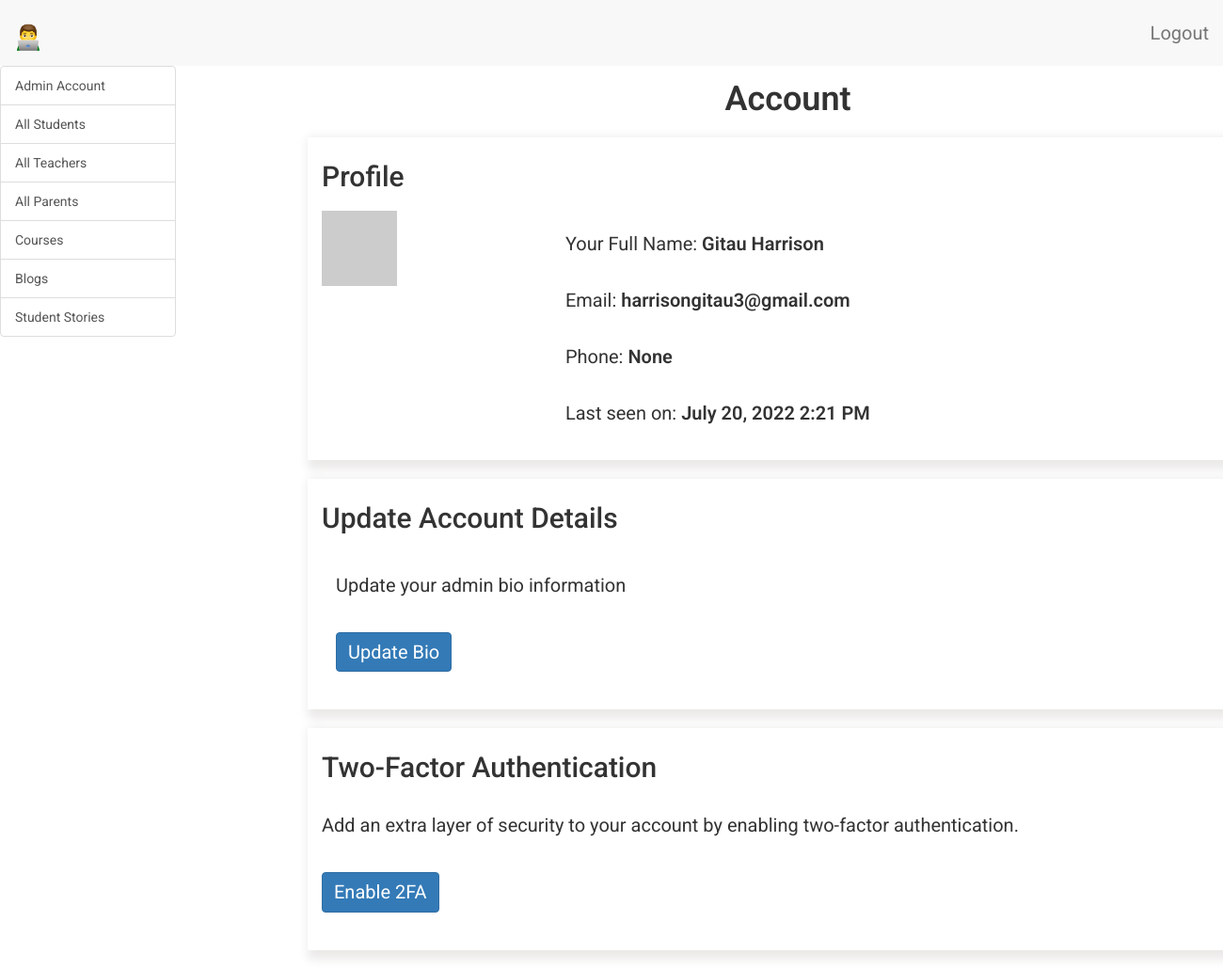
Before: /admin/dashboard/Gitau Harrison/account (signed in) with the older database file.
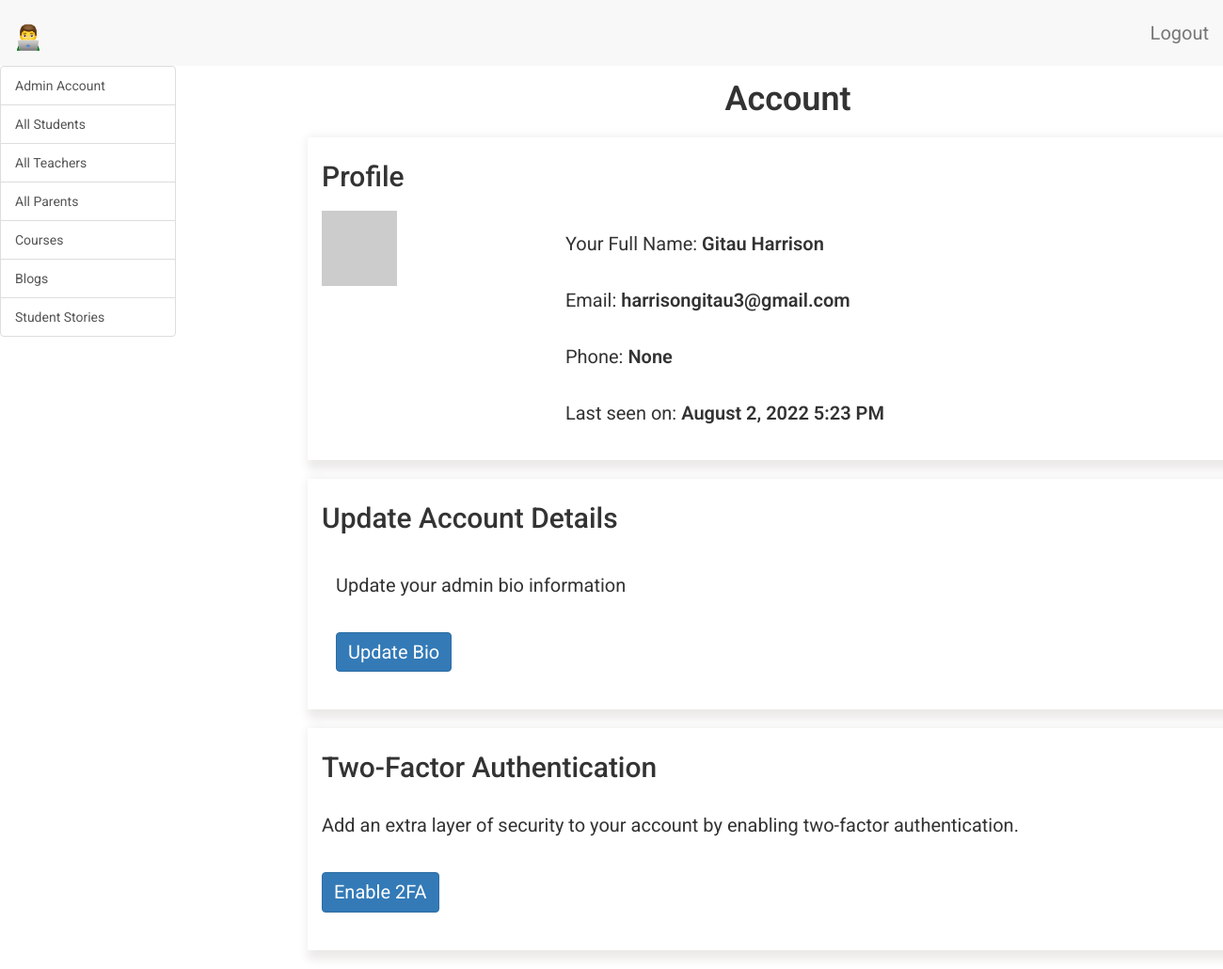
After: the same page with the newer database file.
### app/models.py (models this page shows, shortened)
class Admin(UserMixin, db.Model):
    __tablename__ = 'admin'
    id = db.Column(db.Integer, primary_key=True)
    admin_full_name = db.Column(db.String(64), index=True, unique=True)
    admin_email = db.Column(db.String(64), unique=True, index=True)
    admin_phone = db.Column(db.String(64), unique=True, index=True)
    admin_last_seen = db.Column(db.DateTime, default=datetime.utcnow)
    admin_about_me = db.Column(db.String(140))
    admin_password_hash = db.Column(db.String(128))
    courses = db.relationship(
        'Courses', backref='author', lazy='dynamic')
    flask_student_stories = db.relationship(
        'FlaskStudentStories', backref='author', lazy='dynamic')
    def avatar_admin(self, size):
        digest = md5(self.admin_email.lower().encode('utf-8')).hexdigest()
        return 'https://www.gravatar.com/avatar/{}?d=identicon&s={}'.format(
            digest, size)
    def two_factor_admin_enabled(self):
        return self.admin_phone is not None

### app/admin/routes.py (the view)
@bp.route('/dashboard/<admin_full_name>/account')
@login_required
def dashboard_account(admin_full_name):
    admin = Admin.query.filter_by(admin_full_name=admin_full_name).first()
    return render_template('admin/account.html', title='Account', admin=admin)

### app/admin/routes.py (called while the page is built)
@bp.before_request
def before_request():
    if current_user.is_authenticated:
        current_user.admin_last_seen = datetime.utcnow()
        db.session.commit()

### app/models.py (called while the page is built)
@login.user_loader
def load_user(id):
    admin = Admin.query.get(int(id))
    teacher = Teacher.query.get(int(id))
    student = Student.query.get(int(id))
    parent = Parent.query.get(int(id))
    if admin:
        return admin
    elif teacher:
        return teacher
    elif student:
        return student
    elif parent:
        return parent
    else:
        return None

### app/templates/admin/account.html (shortened to what this page needs)
{% extends 'base.html' %}
{% block admin_app_content %}
    <div class="row">
        <div class="col-sm-12">
        </div>
    </div>
    <div class="row text-center">
        <div class="col-sm-12 admin-content-title">
            <h1>{{ title }}</h1>
        </div>
    </div>
    <div id="account" class="tabcontent">
        <div class="row">
            <div class="row profile">
                <div class="col-sm-12">
                    <h2>Profile</h2>
                    <div class="row">
                        <div class="col-sm-3">
                            <img src=" {{ current_user.avatar_admin(128) }} ">
                        </div>
                        <div class="col-sm-9">
                            <p>
                                Your Full Name: <span style="font-weight: 600;">{{ current_user.admin_full_name }}</span>
                            </p>
                            <p>
                                Email: <span style="font-weight: 600;">{{ current_user.admin_email }}</span>
                            </p>
                            <p>
                                Phone: <span style="font-weight: 600;">{{ current_user.admin_phone }}</span>
                            </p>
                            {% if current_user.admin_last_seen %}
                                <p>
                                    Last seen on: <span style="font-weight: 600;">{{ moment(current_user.admin_last_seen).format('LLL') }}</span>
                                </p>
                            {% endif %}
                        </div>
                    </div>
                </div>
            </div>
            <div class="row update-account">
                <div class="col-sm-12">
                    <h2>Update Account Details</h2>
                    <div class="col-sm-12">
                        <p>
                            Update your admin bio information <br>
                        </p>
                        <p>
                            <a href=" {{ url_for('admin.edit_profile_admin', admin_full_name=admin.admin_full_name) }} " class="btn btn-primary">Update Bio</a>
                        </p>
                    </div>
                </div>
            </div>
            <div class="row two-factor-auth">
                <div class="col-sm-12">
                    <h2>Two-Factor Authentication</h2>
                    <p>
                        Add an extra layer of security to your account by enabling two-factor authentication.
                    </p>
                    {% if not current_user.two_factor_admin_enabled() %}
                        <p>
                            <a href=" {{ url_for('auth.enable_2fa_admin', admin_full_name=admin.admin_full_name) }} " class="btn btn-primary">
                                Enable 2FA
                            </a>
                        </p>
                    {% else %}
                        <p>
                            <a href=" {{ url_for('auth.disable_2fa_admin', admin_full_name=admin.admin_full_name) }} " class="btn btn-primary">
                                Disable 2FA
                            </a>
                        </p>
                    {% endif %}
                </div>
            </div>
        </div>
    </div>
{% endblock %}

### app/templates/base.html (shortened to what this page needs)
{% extends 'bootstrap/base.html' %}
{% block head %}
    {{ super() }}
    <link rel="stylesheet" type="text/css" href="https://cdn.datatables.net/1.10.25/css/dataTables.bootstrap5.css">
{% endblock %}
{% block styles %}
    {{ super() }}
    <link type="text/css" rel="stylesheet" href="{{ url_for('static', filename = 'css/main.css') }}">
    <link rel="stylesheet" href="https://cdnjs.cloudflare.com/ajax/libs/intl-tel-input/16.0.4/css/intlTelInput.css">
{% endblock %}
{% block navbar %}
    {% if current_user.is_authenticated %}
        <nav class="navbar-default">
            <div>
                <div class="navbar-header">
                        {% if student %}
                            <a class="navbar-brand" href=" {{ url_for('student.dashboard_enrolled_courses', student_full_name=student.student_full_name) }} ">
                                <img alt="Brand" src="{{ url_for('static', filename = 'images/eLearning.png') }}" width="30" height="30">
                            </a>
                        {% elif parent %}
                            <a class="navbar-brand" href=" {{ url_for('main.dashboard_parent') }} ">
                                <img alt="Brand" src="{{ url_for('static', filename = 'images/eLearning.png') }}" width="30" height="30">
                            </a>
                        {% elif teacher %}
                            <a class="navbar-brand" href=" {{ url_for('teacher.dashboard_account', teacher_full_name=teacher.teacher_full_name) }} ">
                                <img alt="Brand" src="{{ url_for('static', filename = 'images/eLearning.png') }}" width="30" height="30">
                            </a>
                        {% elif admin %}
                            <a class="navbar-brand" href=" {{ url_for('admin.dashboard_account', admin_full_name=admin.admin_full_name) }} ">
                                <img alt="Brand" src="{{ url_for('static', filename = 'images/eLearning.png') }}" width="30" height="30">
                            </a>
                        {% else %}
                            <a class="navbar-brand" href=" {{ url_for('main.anonymous_user') }} ">
                                <img alt="Brand" src="{{ url_for('static', filename = 'images/eLearning.png') }}" width="30" height="30">
                            </a>
                        {% endif %}
                </div>
                <div class="collapse navbar-collapse" id="bs-example-navbar-collapse-1">
                    <ul class="nav navbar-nav navbar-right">
                            {% if student %}
                                <li><a href=" {{ url_for('auth.logout_student') }} ">Logout</a></li>
                            {% elif parent %}
                                <li><a href=" {{ url_for('auth.logout_parent') }} ">Logout</a></li>
                            {% elif teacher %}
                                <li><a href=" {{ url_for('auth.logout_teacher') }} ">Logout</a></li>
                            {% elif admin %}
                                <li><a href=" {{ url_for('auth.logout_admin') }} ">Logout</a></li>
                            {% endif %}
                    </ul>
                </div>
            </div>
        </nav>
    {% endif %}
{% endblock %}
{% block content %}
    {% if current_user.is_authenticated %}
        <div class="tab-content">
            {% if teacher %}
                <div class="row">
                    <div class="col-sm-2 sidebar">
                        <div class="mini-submenu">
                            <span class="icon-bar"></span>
                            <span class="icon-bar"></span>
                            <span class="icon-bar"></span>
                        </div>
                        <div class="list-group">
                            <a href="{{  url_for('teacher.dashboard_account', teacher_full_name=teacher.teacher_full_name)}}" class="list-group-item tablinks" onclick="openCity(event, 'account')" id="defaultOpen">
                                Account
                            </a>
                            <a href="{{ url_for('teacher.view_messages', teacher_full_name=teacher.teacher_full_name) }}" class="list-group-item tablinks" onclick="openCity(event, 'private_messages')">
                                Private Messages
                                {% set new_messages = teacher.new_messages() %}
                                <span id="message_count" class="badge" style="visibility: {% if new_messages %} visible {% else %} hidden {% endif %};">
                                    {{ new_messages }}
                                </span>
                            </a>
                            <a href="{{ url_for('teacher.dashboard_your_students', teacher_full_name=teacher.teacher_full_name) }}" class="list-group-item tablinks" onclick="openCity(event, 'students')">
                                Your Students
                            </a>
                            <a href="{{ url_for('teacher.dashboard_student_community', teacher_full_name=teacher.teacher_full_name) }}" class="list-group-item tablinks" onclick="openCity(event, 'student-community')">
                                Student Community
                            </a>
                            <a href="{{ url_for('teacher.dashboard_explore_teachers', teacher_full_name=teacher.teacher_full_name) }}" class="list-group-item tablinks" onclick="openCity(event, 'explore-teacher-community')">
                                Explore Teacher Community
                            </a>
                            <a href="{{ url_for('teacher.dashboard_my_teacher_community', teacher_full_name=teacher.teacher_full_name) }}" class="list-group-item tablinks" onclick="openCity(event, 'your-community')">
                                Your Community
                            </a>
                            <a href="{{ url_for('teacher.dashboard_comment_moderation', teacher_full_name=teacher.teacher_full_name) }}" class="list-group-item tablinks" onclick="openCity(event, 'comment-moderation')">
                                Comment Moderation
                            </a>
                            <a href="{{ url_for('teacher.dashboard_manage_course', teacher_full_name=teacher.teacher_full_name) }}" class="list-group-item tablinks" onclick="openCity(event, 'update')">
                                Manage Course
                            </a>
                            <a href="{{ url_for('teacher.dashboard_manage_blog', teacher_full_name=teacher.teacher_full_name) }}" class="list-group-item tablinks" onclick="openCity(event, 'blog')">
                                Manage Blog
                            </a>
                            <a href="{{ url_for('teacher.dashboard_manage_events', teacher_full_name=teacher.teacher_full_name) }}" class="list-group-item tablinks" onclick="openCity(event, 'event')">
                                Manage Events
                            </a>
                        </div>
                    </div>
                    <div class="col-sm-10 scrollable-content">
                        {% block app_content %}
                        {% endblock %}
                    </div>
                </div>
            {% elif parent %}
            {% elif admin %}
                <div class="row">
                    <div class="col-sm-2 sidebar">
                        <div class="list-group">
                            <a href="{{ url_for('admin.dashboard_account', admin_full_name=admin.admin_full_name) }}" class="list-group-item tablinks" onclick="openCity(event, 'account')" id="defaultOpen">
                                Admin Account
                            </a>
                            <a href="{{ url_for('admin.dashboard_all_students', admin_full_name=admin.admin_full_name) }}" class="list-group-item tablinks" onclick="openCity(event, 'students')">
                                All Students
                            </a>
                            <a href="{{ url_for('admin.dashboard_all_teachers', admin_full_name=admin.admin_full_name) }}" class="list-group-item tablinks" onclick="openCity(event, 'teachers')">
                                All Teachers
                            </a>
                            <a href="{{ url_for('admin.dashboard_all_parents', admin_full_name=admin.admin_full_name) }}" class="list-group-item tablinks" onclick="openCity(event, 'parents')">
                                All Parents
                            </a>
                            <a href="{{ url_for('admin.dashboard_courses_offered', admin_full_name=admin.admin_full_name) }}" class="list-group-item tablinks" onclick="openCity(event, 'courses')">
                                Courses
                            </a>
                            <a href="{{ url_for('admin.review_blog_articles', admin_full_name=admin.admin_full_name) }}" class="list-group-item tablinks" onclick="openCity(event, 'blog')">
                                Blogs
                            </a>
                            <a href="{{ url_for('admin.dashboard_student_stories', admin_full_name=admin.admin_full_name) }}" class="list-group-item tablinks" onclick="openCity(event, 'stories')">
                                Student Stories
                            </a>
                        </div>
                    </div>
                    <div class="col-sm-10 scrollable-content">
                        {% block admin_app_content %}
                        {% endblock %}
                    </div>
                </div>
            {% else %}
             <div class="col-sm-10 scrollable-content">
                {% block unknown_user_content %}
                {% endblock %}
            </div>
            {% endif %}
        </div>
    {% endif %}
{% endblock %}

### app/static/css/main.css (style rules this page uses)
.navbar-brand { font-size: 30px; font-weight: 600; margin-top: 10px; }
html, body { font-family: 'Roboto', sans-serif; }
h1 { padding-bottom: 10px; font-weight: 600; margin-top: 0px; padding-top: 0px; }
h2, h3, h4, h5, h6, p { margin-top: 0px; padding-top: 10px; padding-bottom: 10px; }
p, li { line-height: 30px; margin-top: 10px; margin-bottom: 10px; }
p, li, td, .btn, .btn-alt, .schedule-btn { font-size: 20px; }
.profile, .update-account, .two-factor-auth, .admin-teacher, .courses, .courses-on-offer { padding-top: 15px; padding-bottom: 15px; box-shadow: 5px 5px 10px 5px #ebeae9; margin-bottom: 20px; margin-left: 10px; }
.review-title h1, .student-content-title h1, .admin-content-title h1 { padding-top: 15px; }
@media screen and (min-width: 1080px) { .scrollable-content { overflow-y: x-auto; position: relative; margin-left: 320px; } }
@media screen and (min-width: 1080px) { .sidebar { position: fixed; } }
.btn { margin-top: 5px; margin-bottom: 5px; }
.tabcontent { float: left; padding: 0px 12px; width: 99%; border-left: none; height: 300px; }
@media screen and (min-width: 1080px) { .tab-content { width: 96%; } }

Changed rows visible on the page:
changed Admin "Gitau Harrison": admin_last_seen "July 20, 2022 2:21 PM" → "August 2, 2022 5:23 PM"
